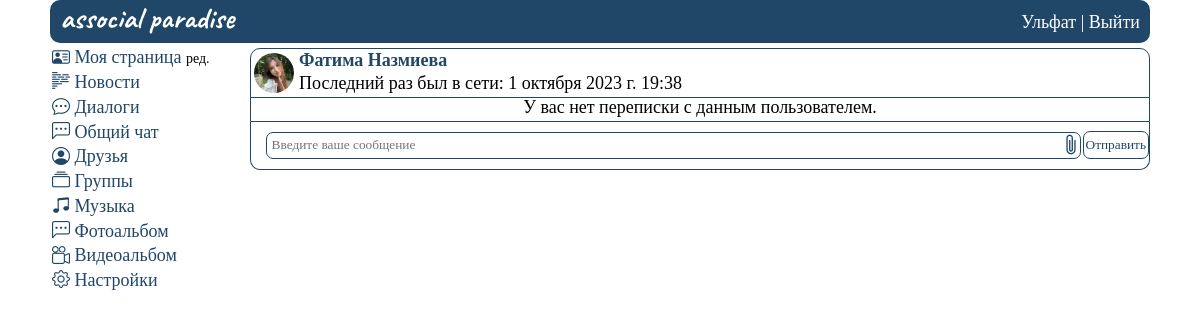
Screenshot of /dialogues/send4 (signed in) with the database file from the repository.
### mysite/models.py (models this page shows, shortened)
class UserProfile(models.Model):
    ciggar_choices = [
        ('p', 'Положительное'),
        ('n', 'Отрицательное'),
    ]
    alco_choices = [
        ('p', 'Положительное'),
        ('n', 'Отрицательное'),
    ]
    gender_choices = [
        ('m', 'Мужской'),
        ('w', 'Женский'),
    ]
    religion_choices = [
        ('chr', 'Христианство'),
        ('isl', 'Ислам'),
        ('ind', 'Индуизм'),
        ('bdm', 'Буддизм'),
        ('iud', 'Иудаизм'),
        ('atm', 'Атеизм'),
    ]
    user = models.OneToOneField(User, on_delete=models.CASCADE)
    avatar = models.ImageField(
        upload_to="mysite/static/images/personal_photos/", blank=True, verbose_name='Аватарка',
        default='mysite/static/images/icons/none_avatar.png')
    first_name = models.CharField(max_length=20, blank=True, null=True, verbose_name='Имя')
    last_name = models.CharField(max_length=20, blank=True, null=True, verbose_name='Фамилия')
    birthdate = models.DateField(blank=True, null=True, verbose_name='Дата рождения')
    gender = models.CharField(max_length=1, blank=True, null=True, choices=gender_choices, verbose_name='Пол')
    hometown = models.CharField(max_length=30, blank=True, null=True, verbose_name='Родной город')
    fav_music = models.CharField(max_length=30, blank=True, null=True, verbose_name='Любимая музыка')
    fav_movies = models.CharField(max_length=30, blank=True, null=True, verbose_name='Любимые фильмы')
    fav_quotes = models.CharField(max_length=30, blank=True, null=True, verbose_name='Любимые цитаты')
    ciggar = models.CharField(max_length=1, blank=True, null=True, choices=ciggar_choices,
                              verbose_name='Отношение к курению')
    alco = models.CharField(max_length=1, blank=True, null=True, choices=alco_choices,
                            verbose_name='Отношение к алкоголю')
    religion = models.CharField(max_length=3, blank=True, null=True, choices=religion_choices, verbose_name='Религия')
    about = models.TextField(max_length=150, blank=True, null=True, verbose_name='О себе')
    plink = models.CharField(max_length=10, blank=True, null=True, verbose_name='Короткая ссылка')
    telegram = models.CharField(max_length=30, blank=True, null=True, verbose_name='Telegram')
    instagram = models.CharField(max_length=30, blank=True, null=True, verbose_name='Instagram')
    email = models.EmailField(max_length=30, blank=True, null=True, verbose_name='Почта')
    phone = models.CharField(max_length=12, blank=True, null=True, verbose_name='Телефон')
    class Meta:
        verbose_name_plural = 'Информация о пользователях'

### mysite/views.py (the view, shortened to what this page needs)
# urls.py: path('dialogues/send<int:pk>', viewDialogues, name='viewDialogues'),
@login_required(login_url='home')
def viewDialogues(request, pk):
    clean_id = re.findall(r'\d+', request.path)
    userid = getAuthUser(request)
    personal_data = getUser(userid)
    form = DialogsForm()
    allDialogues = getAllMessages(userid)
    unread_messages = calculation_unread(allDialogues, userid)
    dialogues = Dialogs.objects.raw(
        f'select * from mysite_dialogs di join mysite_userprofile up on di.user_sender_id = up.user_id where di.user_sender_id = {clean_id[0]} and di.user_recipient_id = {userid} or di.user_sender_id = {userid} and di.user_recipient_id = {clean_id[0]} order by di.time_create desc')
    user_info = UserProfile.objects.raw(
        f'select * from mysite_userprofile up join auth_user au on au.id = up.user_id where up.user_id = {clean_id[0]}')
    try:
        dialogObj = HaveDialog.objects.get(user_sender_id=clean_id[0], user_recipient_id=userid,
                                           last_sender=clean_id[0])
        dialogObj.status_message = 1
        if dialogObj:
            dialogObj2 = HaveDialog.objects.get(user_sender_id=userid, user_recipient_id=clean_id[0],
                                                last_sender=clean_id[0])
            dialogObj2.status_message = 1
            dialogObj2.save()
        dialogObj.save()
    except:
        pass
    data = {
        'allDialogues': allDialogues,
        'unread_messages': unread_messages,
        'userid': userid,
        'dialogues': dialogues,
        'form': form,
        'user_info': user_info,
        'personal_data': personal_data
    }
    return render(request, 'viewDialogues.html', data)

### mysite/forms.py
class DialogsForm(ModelForm):
    class Meta:
        model = Dialogs
        fields = ['private_message', 'private_img']
        widgets = {
            "private_message": TextInput(attrs={
                'placeholder': 'Введите ваше сообщение',
                'autofocus': True,
            }),
            "private_img": FileInput(attrs={
                'style': 'display:none',
            })
        }

### mysite/views.py (called while the page is built)
def getAuthUser(request):
    return request.session.get('is_auth', False)

def getUser(userid):
    return UserProfile.objects.get(user_id=userid)

def calculation_unread(messages, userid):
    msg = 0
    for i in messages:
        if i.status_message == 0 and int(i.last_sender) != userid:
            msg += 1
    return msg

def getAllMessages(userid):
    allMsg = HaveDialog.objects.raw(
        f'select 1 as id, up.first_name as name_sender, up2.first_name as name_recipient, hd.time_update, hd.last_sender, up3.first_name as name_last_sender, hd.user_recipient_id, hd.user_sender_id, hd.status_message, up.avatar, hd.last_message from mysite_havedialog hd join mysite_userprofile up on up.user_id = hd.user_sender_id join mysite_userprofile up2 on up2.user_id = hd.user_recipient_id join mysite_userprofile up3 on up3.user_id = hd.last_sender where hd.user_recipient_id = {userid} order by hd.time_update desc')
    return allMsg

### mysite/templates/viewDialogues.html (shortened to what this page needs)
{%extends 'base.html'%}
{% load static %}
{%block content%}
    <div class="wrapper_users">
    {% include "header.html" %}
    <div class="rows_user">
        <div class="col1_user">
            {% include "menu.html" %}
        </div>
        <div class="col2_user">
            <div class="dialogs__content2">
                <div class="dialogs__items">
                    {% for row in user_info %}
                    <div class="user__info">
                        <div class="user__info__row">
                            <div class="user__name_photo">
                                <a href="{% url 'viewUser' row.id %}"><img src="{% static row.avatar|cut:'mysite/static' %}" class="img"></a>
                            </div>
                            <div class="user__name">
                                <div class="user__first_name">
                                    <a href="{% url 'viewUser' row.id %}">{{ row.first_name }} {{ row.last_name }}</a>
                                </div>
                                <div class="user__time">
                                    {% if row.last_login %}Последний раз был в сети: {{ row.last_login }} {% else %} Данный пользователь еще не появлялся в сети.{% endif %}
                                </div>
                            </div>
                        </div>
                    </div>
                    {% endfor %}
                    {% if dialogues %}
                    <div class="dialogs__item">
                    {% for item in dialogues %}
                        <div class="dialogs__info">
                            <div class="dialogs__image">
                                <a href="{% url 'viewUser' item.user_sender_id %}"><img class="img" src="{% static item.avatar|cut:'mysite/static' %}"></a>
                            </div>
                            <div class="dialogs__sender">
                                <a href="{% url 'viewUser' item.user_sender_id %}" class=''>{{ item.first_name }}</a><span class="dialogs__time">{{ item.time_create }}</span>
                                <div class="dialog__message">
                                    {{ item.private_message }}
                                    {% if item.private_img %}
                                    <div class="message__pic">
                                        <img src="{% static item.private_img|cut:'mysite/static' %}">
                                    </div>
                                    {% endif %}
                                </div>
                            </div>
                        </div>
                    {% endfor %}
                    </div>
                    {% else %}
                    <div class="none_dialogs">
                        <span>У вас нет переписки с данным пользователем.</span>
                    </div>
                    {% endif %}
                </div>
            </div>
            <div class="dialog_form">
                <form method="post" enctype="multipart/form-data">
                    <div class="flex_obj">
                      <div class="wall_form">
                        {{ form.private_message }}
                      </div>
                        <label for="id_private_img" class='clip_icon bi bi-paperclip' style='font-size: 1.5rem; color: #204768;'></label>
                        <div class="wall_form_button">
                            <button type="submit">Отправить</button>
                        </div>
                </form>
            </div>
        </div>
    </div>
{%endblock%}

### mysite/templates/header.html
{%extends 'base.html'%}
{% load static %}
{%block content%}
<header class="header">
      <ul class="header__sidebar">
        <li class="header__logo"><a href="{% url 'home' %}">associal paradise</a></li>
        <li class="header__item"><a href="{% url 'home' %}">{{personal_data.first_name}}</a> | <a type="submit" href="{% url 'out' %}">Выйти</a></li>
      </ul>
 </header>
{%endblock%}

### mysite/static/css/index.css (style rules this page uses)
* { padding: 0; margin: 0; border: 0; }
*,*:before,*:after { -moz-box-sizing: border-box; -webkit-box-sizing: border-box; box-sizing: border-box; }
nav,footer,header,aside { display: block; }
html,body { height: 100%; width: 100%; font-size: 100%; line-height: 1; font-size: 14px; -ms-text-size-adjust: 100%; -moz-text-size-adjust: 100%; -webkit-text-size-adjust: 100%; }
input,button,textarea { font-family:inherit; }
button { cursor: pointer;background: none; }
a, a:visited { text-decoration: none; color: black; }
ul li { list-style-type: none; }
li { list-style-type: none; }
img { vertical-align: top; }
a { color: black; width: 100%; display: inline-block; }
.none_dialogs { padding: 0px 5px 5px 5px; text-align: center; }
.header { background-color: #204768; padding: 0 10px; margin: 0 0 5px 0; border-radius: 10px; }
.header__sidebar { display: flex; justify-content: space-between; padding: 2.5px 0 7px 0; color: white; }
.header__logo { font-family: 'Caveat', cursive; font-weight: 900; font-size: 30px; }
.header a { color: white; }
.header__item { margin: 10px 0 5px 0; }
.wall_form { margin: 5px 0 0 0; width: 900px; }
.dialog_form form { margin: 0 0 0 15px; }
.wall_form input { border: 1px solid #204768; width: 100%; border-radius: 7px; padding: 4.6px; }
.wall_form_button button, .photos_form_button button, .change__btn button { border: 1px solid #204768; border-radius: 7px; color: #204768; padding: 5px 2px 5px 2px; margin: 4px 0 0 1px; }
.clip_icon { margin: 7px 0 0 -20px; cursor: pointer; }
.flex_obj { display: flex; }
.wrapper_main, .wrapper_users, .wrapper_change, .wrapper_views { width: 1100px; font-size: 18px; margin-left: auto; margin-right: auto; }
.rows_user, .rows_change, .rows_views { display: flex; justify-content: space-between; }
.col1, .col1_user, .col1_change, .col1_views { width: 200px; padding: 0 14px 0 2px; }
.col2_user, .col2_change, .col2_views { text-align: left; width: 900px; max-width: 900px; flex-wrap: wrap; }
.dialog_form { border: 1px solid #204768; border-top: 0; padding: 5px 0 5px 0; border-bottom-left-radius: 10px; border-bottom-right-radius: 10px; }
.dialogs__content2 { border: 1px solid #204768; border-top-right-radius: 10px; border-top-left-radius: 10px; }
.img { width: 40px; height: 40px; object-fit: cover; border-radius: 50%; }
.user__info { border-bottom: 1px solid #204768; padding: 2px 3px 2px 3px; }
.user__info a { color: #204768; font-weight: 900; font-size: 16px; }
.user__info__row { display: flex; margin: 0 0 2px 0; }
.user__name { margin: 0 0 0 5px; }
.user__name a { font-size: 18px; }
.user__time { margin: 5px 0 0 0; }
.header__sidebar a, .sidebar a { display: inline; }

### rows the page displays
UserProfile: first_name "Ульфат"
UserProfile: avatar (picture), first_name "Фатима", last_name "Назмиева", last_login "1 октября 2023 г. 19:38"
